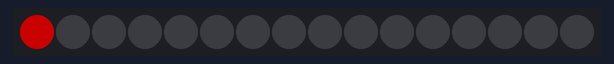
Bench run of a sketch on a simulated Arduino Uno, built with avr-gcc and run on an emulated ATmega328P. On the bench: 16 RGB LEDs in strip order, left to right. Dim RGB values are drawn brighter than linear.

Above: at 0.2 s.
At 0.8 s:
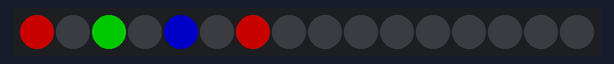
At 1.21 s:
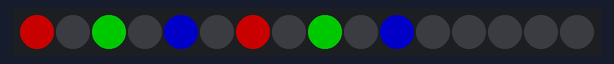
At 1.6 s:
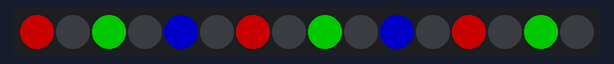

The sketch:

Neo_Pixel_Static.ino
```cpp
#include <Adafruit_NeoPixel.h>
#ifdef __AVR__
  #include <avr/power.h>
#endif

#define PIN 6

#define NUM_LEDS 16

#define BRIGHTNESS 100

Adafruit_NeoPixel strip = Adafruit_NeoPixel(NUM_LEDS, PIN, NEO_GRBW + NEO_KHZ800);


void setup() {
  Serial.begin(115200);
  strip.setBrightness(BRIGHTNESS);
  strip.begin();
  strip.show(); // Initialize all pixels to 'off'
}

// Initialize some variables for the void loop()
int led, red, green, blue, white;
int wait = 100;

void loop() {

  led = 0; red = 255; green = 0; blue = 0; white = 0;
  strip.setPixelColor(led, red, green , blue, white);
  delay(wait);
  strip.show();

  led = 1; red = 0; green = 0; blue = 0; white = 0;
  strip.setPixelColor(led, red, green , blue, white);
  delay(wait);
  strip.show();

  led = 2; red = 0; green = 255; blue = 0; white = 0;
  strip.setPixelColor(led, red, green , blue, white);
  delay(wait);
  strip.show();

  led = 3; red = 0; green = 0; blue = 0; white = 0;
  strip.setPixelColor(led, red, green , blue, white);
  delay(wait);
  strip.show();

  led = 4; red = 0; green = 0; blue = 255; white = 0;
  strip.setPixelColor(led, red, green , blue, white);
  delay(wait);
   strip.show();

  led = 5; red = 0; green = 0; blue = 0; white = 0;
  strip.setPixelColor(led, red, green , blue, white);
  delay(wait);
   strip.show();

  led = 6; red = 255; green = 0; blue = 0; white = 0;
  strip.setPixelColor(led, red, green , blue, white);
  delay(wait);
   strip.show();

    led = 7; red = 0; green = 0; blue = 0; white = 0;
  strip.setPixelColor(led, red, green , blue, white);
  delay(wait);
   strip.show();

    led = 8; red = 0; green = 255; blue = 0; white = 0;
  strip.setPixelColor(led, red, green , blue, white);
  delay(wait);
   strip.show();

    led = 9; red = 0; green = 0; blue = 0; white = 0;
  strip.setPixelColor(led, red, green , blue, white);
  delay(wait);
   strip.show();

    led = 10; red = 0; green = 0; blue = 255; white = 0;
  strip.setPixelColor(led, red, green , blue, white);
  delay(wait);
   strip.show();

    led = 11; red = 0; green = 0; blue = 0; white = 0;
  strip.setPixelColor(led, red, green , blue, white);
  delay(wait);
   strip.show();

    led = 12; red = 255; green = 0; blue = 0; white = 0;
  strip.setPixelColor(led, red, green , blue, white);
  delay(wait);
   strip.show();

    led = 13; red = 0; green = 0; blue = 0; white = 0;
  strip.setPixelColor(led, red, green , blue, white);
  delay(wait);
   strip.show();

   led = 14; red = 0; green = 255; blue = 0; white = 0;
  strip.setPixelColor(led, red, green , blue, white);
  delay(wait);
   strip.show();

  led = 15; red = 0; green = 0; blue = 0; white = 0;
  strip.setPixelColor(led, red, green , blue, white);
  delay(wait);
  strip.show();


}
```
